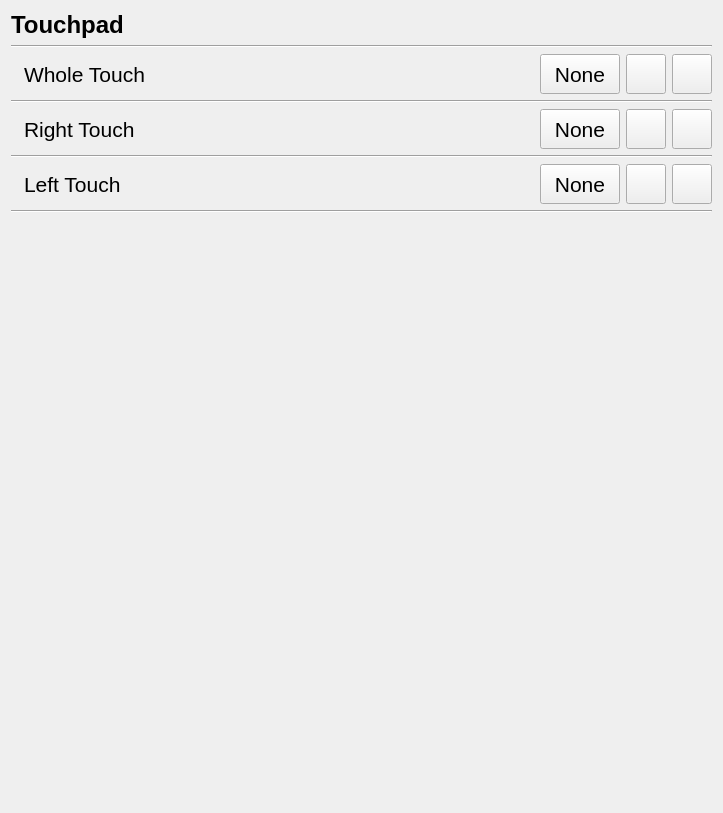
                <widget class="QWidget" name="scrollAreaWidgetContents_5">
                 <property name="geometry">
                  <rect>
                   <x>0</x>
                   <y>0</y>
                   <width>723</width>
                   <height>813</height>
                  </rect>
                 </property>
                 <layout class="QVBoxLayout" name="verticalLayout_15">
                  <item>
                   <widget class="QLabel" name="label_58">
                    <property name="font">
                     <font>
                      <pointsize>18</pointsize>
                      <weight>75</weight>
                      <bold>true</bold>
                     </font>
                    </property>
                    <property name="text">
                     <string>Touchpad</string>
                    </property>
                   </widget>
                  </item>
                  <item>
                   <widget class="Line" name="line_43">
                    <property name="orientation">
                     <enum>Qt::Horizontal</enum>
                    </property>
                   </widget>
                  </item>
                  <item>
                   <layout class="QHBoxLayout" name="hblTOUCH">
                    <item>
                     <widget class="QLabel" name="label_59">
                      <property name="maximumSize">
                       <size>
                        <width>40</width>
                        <height>40</height>
                       </size>
                      </property>
                      <property name="toolTip">
                       <string>&lt;html&gt;&lt;head/&gt;&lt;body&gt;&lt;p&gt;TOUCH&lt;/p&gt;&lt;/body&gt;&lt;/html&gt;</string>
                      </property>
                      <property name="text">
                       <string/>
                      </property>
                      <property name="pixmap">
                       <pixmap>../icons/controls/dualshock4/PS4_Touch_Pad.png</pixmap>
                      </property>
                      <property name="scaledContents">
                       <bool>true</bool>
                      </property>
                     </widget>
                    </item>
                    <item>
                     <widget class="QLabel" name="label_60">
                      <property name="font">
                       <font>
                        <pointsize>16</pointsize>
                       </font>
                      </property>
                      <property name="text">
                       <string>Whole Touch</string>
                      </property>
                     </widget>
                    </item>
                    <item>
                     <spacer name="horizontalSpacer_40">
                      <property name="orientation">
                       <enum>Qt::Horizontal</enum>
                      </property>
                      <property name="sizeHint" stdset="0">
                       <size>
                        <width>40</width>
                        <height>20</height>
                       </size>
                      </property>
                     </spacer>
                    </item>
                    <item>
                     <widget class="QLabel" name="lTOUCH">
                      <property name="font">
                       <font>
                        <pointsize>16</pointsize>
                       </font>
                      </property>
                      <property name="text">
                       <string/>
                      </property>
                     </widget>
                    </item>
                    <item>
                     <widget class="QPushButton" name="pbTOUCH">
                      <property name="minimumSize">
                       <size>
                        <width>40</width>
                        <height>40</height>
                       </size>
                      </property>
                      <property name="font">
                       <font>
                        <pointsize>16</pointsize>
                       </font>
                      </property>
                      <property name="text">
                       <string>None</string>
                      </property>
                      <attribute name="buttonGroup">
                       <string notr="true">bgPickBind</string>
                      </attribute>
                     </widget>
                    </item>
                    <item>
                     <widget class="QPushButton" name="pbTOUCHSettings">
                      <property name="minimumSize">
                       <size>
                        <width>40</width>
                        <height>40</height>
                       </size>
                      </property>
                      <property name="text">
                       <string/>
                      </property>
                      <property name="icon">
                       <iconset>
                        <normaloff>../icons/cogwheel.png</normaloff>../icons/cogwheel.png</iconset>
                      </property>
                      <property name="iconSize">
                       <size>
                        <width>24</width>
                        <height>24</height>
                       </size>
                      </property>
                      <property name="checkable">
                       <bool>true</bool>
                      </property>
                      <attribute name="buttonGroup">
                       <string notr="true">bgLoadInput</string>
                      </attribute>
                     </widget>
                    </item>
                    <item>
                     <widget class="QPushButton" name="pbTOUCHAdd">
                      <property name="minimumSize">
                       <size>
                        <width>40</width>
                        <height>40</height>
                       </size>
                      </property>
                      <property name="text">
                       <string/>
                      </property>
                      <property name="icon">
                       <iconset>
                        <normaloff>../icons/add.png</normaloff>../icons/add.png</iconset>
                      </property>
                      <property name="iconSize">
                       <size>
                        <width>24</width>
                        <height>24</height>
                       </size>
                      </property>
                      <property name="checkable">
                       <bool>true</bool>
                      </property>
                     </widget>
                    </item>
                   </layout>
                  </item>
                  <item>
                   <widget class="Line" name="line_47">
                    <property name="orientation">
                     <enum>Qt::Horizontal</enum>
                    </property>
                   </widget>
                  </item>
                  <item>
                   <layout class="QHBoxLayout" name="hblT2">
                    <item>
                     <widget class="QLabel" name="label_61">
                      <property name="maximumSize">
                       <size>
                        <width>40</width>
                        <height>40</height>
                       </size>
                      </property>
                      <property name="toolTip">
                       <string>&lt;html&gt;&lt;head/&gt;&lt;body&gt;&lt;p&gt;T2&lt;/p&gt;&lt;/body&gt;&lt;/html&gt;</string>
                      </property>
                      <property name="text">
                       <string/>
                      </property>
                      <property name="pixmap">
                       <pixmap>../icons/controls/dualshock4/PS4_Touch_Pad.png</pixmap>
                      </property>
                      <property name="scaledContents">
                       <bool>true</bool>
                      </property>
                     </widget>
                    </item>
                    <item>
                     <widget class="QLabel" name="label_62">
                      <property name="font">
                       <font>
                        <pointsize>16</pointsize>
                       </font>
                      </property>
                      <property name="text">
                       <string>Right Touch</string>
                      </property>
                     </widget>
                    </item>
                    <item>
                     <spacer name="horizontalSpacer_41">
                      <property name="orientation">
                       <enum>Qt::Horizontal</enum>
                      </property>
                      <property name="sizeHint" stdset="0">
                       <size>
                        <width>40</width>
                        <height>20</height>
                       </size>
                      </property>
                     </spacer>
                    </item>
                    <item>
                     <widget class="QLabel" name="lT2">
                      <property name="font">
                       <font>
                        <pointsize>16</pointsize>
                       </font>
                      </property>
                      <property name="text">
                       <string/>
                      </property>
                     </widget>
                    </item>
                    <item>
                     <widget class="QPushButton" name="pbT2">
                      <property name="minimumSize">
                       <size>
                        <width>40</width>
                        <height>40</height>
                       </size>
                      </property>
                      <property name="font">
                       <font>
                        <pointsize>16</pointsize>
                       </font>
                      </property>
                      <property name="text">
                       <string>None</string>
                      </property>
                      <attribute name="buttonGroup">
                       <string notr="true">bgPickBind</string>
                      </attribute>
                     </widget>
                    </item>
                    <item>
                     <widget class="QPushButton" name="pbT2Settings">
                      <property name="minimumSize">
                       <size>
                        <width>40</width>
                        <height>40</height>
                       </size>
                      </property>
                      <property name="text">
                       <string/>
                      </property>
                      <property name="icon">
                       <iconset>
                        <normaloff>../icons/cogwheel.png</normaloff>../icons/cogwheel.png</iconset>
                      </property>
                      <property name="iconSize">
                       <size>
                        <width>24</width>
                        <height>24</height>
                       </size>
                      </property>
                      <property name="checkable">
                       <bool>true</bool>
                      </property>
                      <attribute name="buttonGroup">
                       <string notr="true">bgLoadInput</string>
                      </attribute>
                     </widget>
                    </item>
                    <item>
                     <widget class="QPushButton" name="pbT2Add">
                      <property name="minimumSize">
                       <size>
                        <width>40</width>
                        <height>40</height>
                       </size>
                      </property>
                      <property name="text">
                       <string/>
                      </property>
                      <property name="icon">
                       <iconset>
                        <normaloff>../icons/add.png</normaloff>../icons/add.png</iconset>
                      </property>
                      <property name="iconSize">
                       <size>
                        <width>24</width>
                        <height>24</height>
                       </size>
                      </property>
                      <property name="checkable">
                       <bool>true</bool>
                      </property>
                     </widget>
                    </item>
                   </layout>
                  </item>
                  <item>
                   <widget class="Line" name="line_48">
                    <property name="orientation">
                     <enum>Qt::Horizontal</enum>
                    </property>
                   </widget>
                  </item>
                  <item>
                   <layout class="QHBoxLayout" name="hblT1">
                    <item>
                     <widget class="QLabel" name="label_63">
                      <property name="maximumSize">
                       <size>
                        <width>40</width>
                        <height>40</height>
                       </size>
                      </property>
                      <property name="toolTip">
                       <string>&lt;html&gt;&lt;head/&gt;&lt;body&gt;&lt;p&gt;T1&lt;/p&gt;&lt;/body&gt;&lt;/html&gt;</string>
                      </property>
                      <property name="text">
                       <string/>
                      </property>
                      <property name="pixmap">
                       <pixmap>../icons/controls/dualshock4/PS4_Touch_Pad.png</pixmap>
                      </property>
                      <property name="scaledContents">
                       <bool>true</bool>
                      </property>
                     </widget>
                    </item>
                    <item>
                     <widget class="QLabel" name="label_64">
                      <property name="font">
                       <font>
                        <pointsize>16</pointsize>
                       </font>
                      </property>
                      <property name="text">
                       <string>Left Touch</string>
                      </property>
                     </widget>
                    </item>
                    <item>
                     <spacer name="horizontalSpacer_42">
                      <property name="orientation">
                       <enum>Qt::Horizontal</enum>
                      </property>
                      <property name="sizeHint" stdset="0">
                       <size>
                        <width>40</width>
                        <height>20</height>
                       </size>
                      </property>
                     </spacer>
                    </item>
                    <item>
                     <widget class="QLabel" name="lT1">
                      <property name="font">
                       <font>
                        <pointsize>16</pointsize>
                       </font>
                      </property>
                      <property name="text">
                       <string/>
                      </property>
                     </widget>
                    </item>
                    <item>
                     <widget class="QPushButton" name="pbT1">
                      <property name="minimumSize">
                       <size>
                        <width>40</width>
                        <height>40</height>
                       </size>
                      </property>
                      <property name="font">
                       <font>
                        <pointsize>16</pointsize>
                       </font>
                      </property>
                      <property name="text">
                       <string>None</string>
                      </property>
                      <attribute name="buttonGroup">
                       <string notr="true">bgPickBind</string>
                      </attribute>
                     </widget>
                    </item>
                    <item>
                     <widget class="QPushButton" name="pbT1Settings">
                      <property name="minimumSize">
                       <size>
                        <width>40</width>
                        <height>40</height>
                       </size>
                      </property>
                      <property name="text">
                       <string/>
                      </property>
                      <property name="icon">
                       <iconset>
                        <normaloff>../icons/cogwheel.png</normaloff>../icons/cogwheel.png</iconset>
                      </property>
                      <property name="iconSize">
                       <size>
                        <width>24</width>
                        <height>24</height>
                       </size>
                      </property>
                      <property name="checkable">
                       <bool>true</bool>
                      </property>
                      <attribute name="buttonGroup">
                       <string notr="true">bgLoadInput</string>
                      </attribute>
                     </widget>
                    </item>
                    <item>
                     <widget class="QPushButton" name="pbT1Add">
                      <property name="minimumSize">
                       <size>
                        <width>40</width>
                        <height>40</height>
                       </size>
                      </property>
                      <property name="text">
                       <string/>
                      </property>
                      <property name="icon">
                       <iconset>
                        <normaloff>../icons/add.png</normaloff>../icons/add.png</iconset>
                      </property>
                      <property name="iconSize">
                       <size>
                        <width>24</width>
                        <height>24</height>
                       </size>
                      </property>
                      <property name="checkable">
                       <bool>true</bool>
                      </property>
                     </widget>
                    </item>
                   </layout>
                  </item>
                  <item>
                   <widget class="Line" name="line_44">
                    <property name="orientation">
                     <enum>Qt::Horizontal</enum>
                    </property>
                   </widget>
                  </item>
                  <item>
                   <spacer name="verticalSpacer_9">
                    <property name="orientation">
                     <enum>Qt::Vertical</enum>
                    </property>
                    <property name="sizeHint" stdset="0">
                     <size>
                      <width>20</width>
                      <height>574</height>
                     </size>
                    </property>
                   </spacer>
                  </item>
                 </layout>
                </widget>
